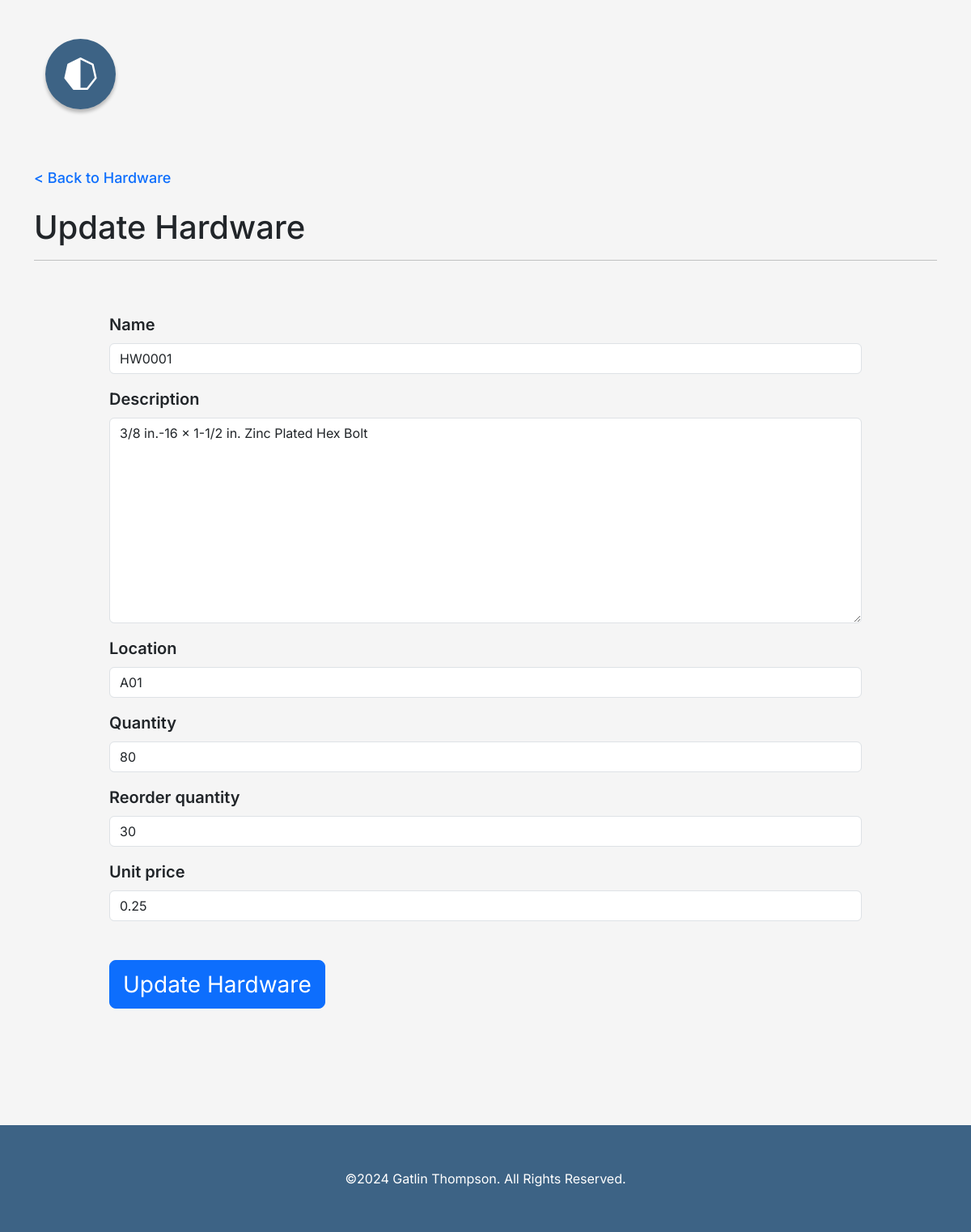
The app's page /partsdb/hardware/update/5 (signed in) with its own data.
### partsdatabase/models.py (models this page shows, shortened)
class Hardware(models.Model):
    name = models.CharField(max_length=10, unique=True)
    description = models.TextField(max_length=500)
    location = models.CharField(max_length=10, default='A01', blank=True)
    quantity = models.IntegerField()
    reorder_quantity = models.PositiveIntegerField()
    unit_price = models.DecimalField(decimal_places=2, max_digits=20)

### partsdatabase/views.py (the view, shortened to what this page needs)
# urls.py: path('hardware/update/<int:hardware_id>', views.update_hardware, name='update_hardware'),
@login_required
@staff_member_required
def update_hardware(request, hardware_id):
    hardware = Hardware.objects.get(pk=hardware_id)
    form = HardwareForm(request.POST or None, instance=hardware)
    context = {
        'form': form,
        'hardware': hardware,
        'crud': 'Update'
    }
    return render(request, 'partsdatabase/hardware/hardware_form.html', context)

### partsdatabase/forms.py
class HardwareForm(forms.ModelForm):
    class Meta:
        model = Hardware
        fields = '__all__'

### partsdatabase/templates/partsdatabase/hardware/hardware_form.html (shortened to what this page needs)
{% extends 'partsdatabase/componets/base.html' %}
{%  block body %}
    <div class="container pt-5">
        <div class="mb-4">
             <a href="{% url 'partsdatabase:hardware' %}" class="back-link"> < Back to Hardware</a>
        </div>
        <h1>{{ crud.title }} Hardware</h1>
        <hr>
        <div class="col-10 mx-auto pt-5 mb-5 pb-5">
            <form method="POST">
                {% for field in form %}
                    <div class="control-form mb-3">
                         <label for="{{ field.label.lower }}" class="form-label fw-semibold fs-5">{{ field.label }}</label>
                        {{ field }}
                    </div>
                {% endfor %}
                <div class="mt-5">
                    <button type="submit" class="btn btn-primary btn-lg px-3 fs-3">{{ crud }} Hardware</button>
                </div>
            </form>
        </div>
    </div>
{% endblock %}

### partsdatabase/static/style/style.css (style rules this page uses)
:root { --dark-blue: #3D6385; --gray: #D0D0D0; --white: #FFF; --light-gray: #F5F5F5; --light-blue: #51BDD4; --darker-red: #D23434; --bland-green: #6BCA74; --bladn-gray: #F9F9F9; --hot-pink: #e670bd; box-sizing: border-box; font-size: 16px; margin: 0; padding: 0; }
body { background-color: var(--light-gray); display: flex; flex-flow: column nowrap; }
div.control-form > input, div.control-form > textarea { display: block; width: 100%; padding: 0.375rem 0.75rem; font-size: 1rem; font-weight: 400; line-height: 1.5; color: #212529; -webkit-appearance: none; -moz-appearance: none; appearance: none; background-color: #fff; background-clip: padding-box; border: 1px solid #dee2e6; border-radius: 0.375em; transition: border-color .15s ease-in-out, box-shadow .15s ease-in-out; }
.back-link { font-size: 18px; text-decoration: none; font-weight: 500; color: #0d6efd; }

### records on screen
Hardware: form "HW0001" "3/8 in.-16 x 1-1/2 in. Zinc Plated Hex Bolt" "A01" "80" "30" "0.25"

### other values on screen
{{ crud.title }} "Update"
{{ field.label }} "Name" "Description" "Location" "Quantity" "Reorder quantity" "Unit price"
{{ crud }} "Update"
